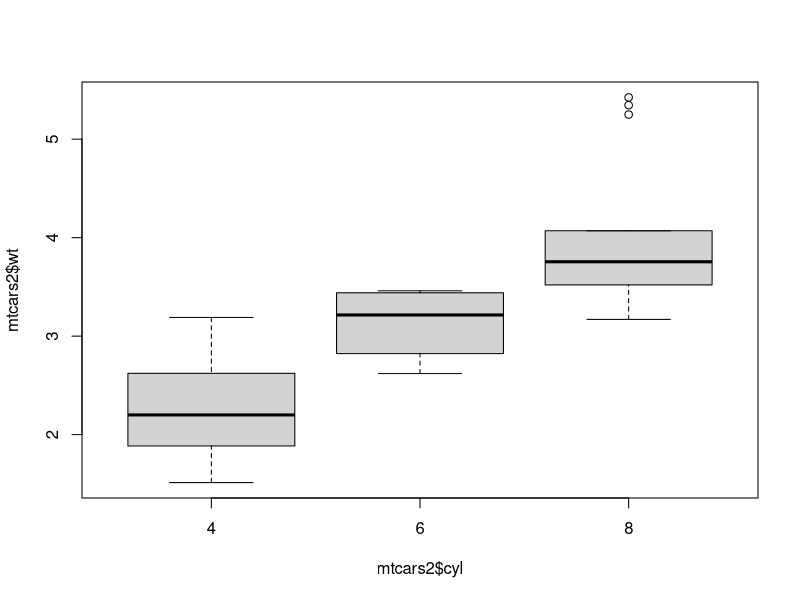
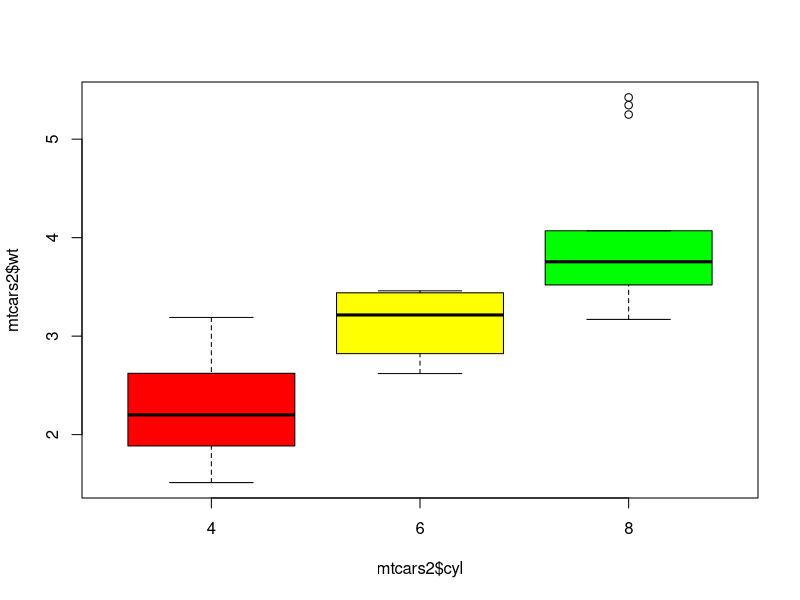
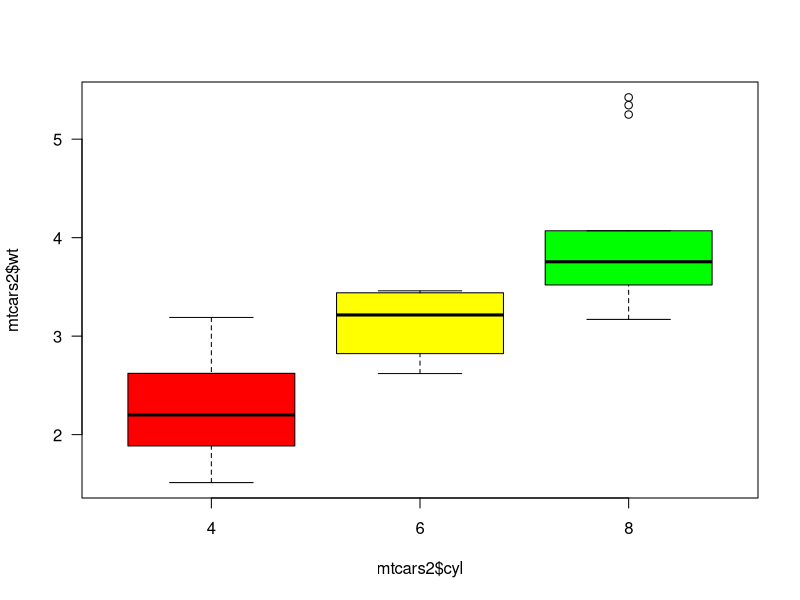
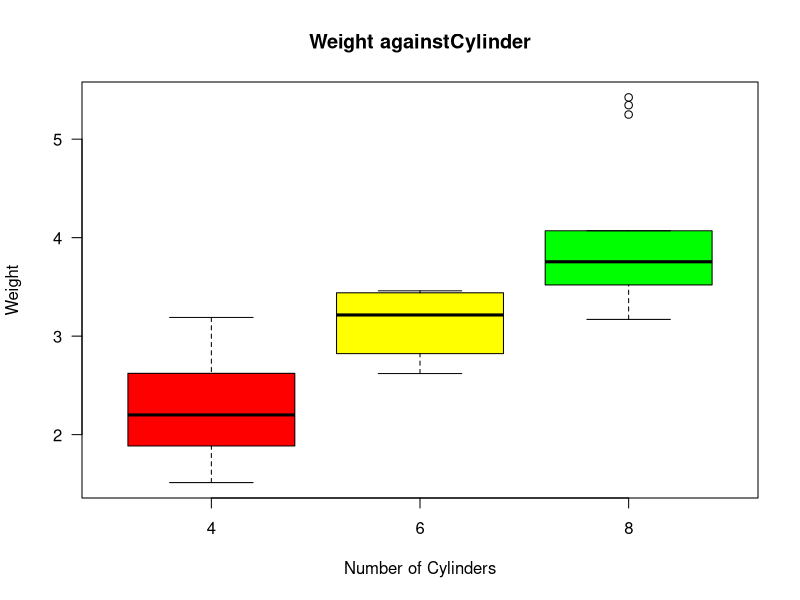

Here is the R script that generated these plots, in order:
# Student name: Matthew Dempster
# Student ID: 10388106
# Date: 2018-11-21
# Exam for B8IT105 Programming for Big Data
# Lecturer Darren Redmond
###############################################################################

# Question 2.
# 2.	The dataset mtcars is available by default in R.
# 
# a.	Access the mtcars dataset. Load the help file and read about it. 
#     In what year was the data collected?

# Install package
#'install.packages('mtcars')  ## no package is dataset in R
#library(mtcars) ## no package is dataset in R

# Load in the data
data(mtcars)

# Run the help
?mtcars
help(mtcars)

#The data was extracted from the 1974 Motor Trend US magazine

# b.	Select only those row which have complete records (i.e., those rows which
# have no NAs). Call this dataframe mtcars2.
# [4 marks]

mtcars2 <- mtcars[complete.cases(mtcars),]
?mtcars


# c.	Use mtcars2 to produce a boxplot of wt against cyl.
# 
# You should:
#   
#   ●	Include different colours for the three boxplots
# ●	Include a main title, and relevant x- and y-axis labels
# ●	Label the boxplots with the names of the cyl
# ●	Rotate the numbers on the left axis so that they appear horizontal
?boxplot
boxplot(mtcars2$wt ~ mtcars2$cyl)

#Include different colours for the three boxplots
colors = c(rep("red",1),rep("yellow",1),rep("green",1))
boxplot(mtcars2$wt ~ mtcars2$cyl, data= mtcars2, col=colors)

# Rotating numbers - change las for box axis
boxplot(mtcars2$wt ~ mtcars2$cyl, data= mtcars2, col=colors, las =1)

# Adding labels
boxplot(mtcars2$wt ~ mtcars2$cyl, col=colors, las=1,
        main='Weight againstCylinder',
        xlab='Number of Cylinders',
        ylab='Weight')
